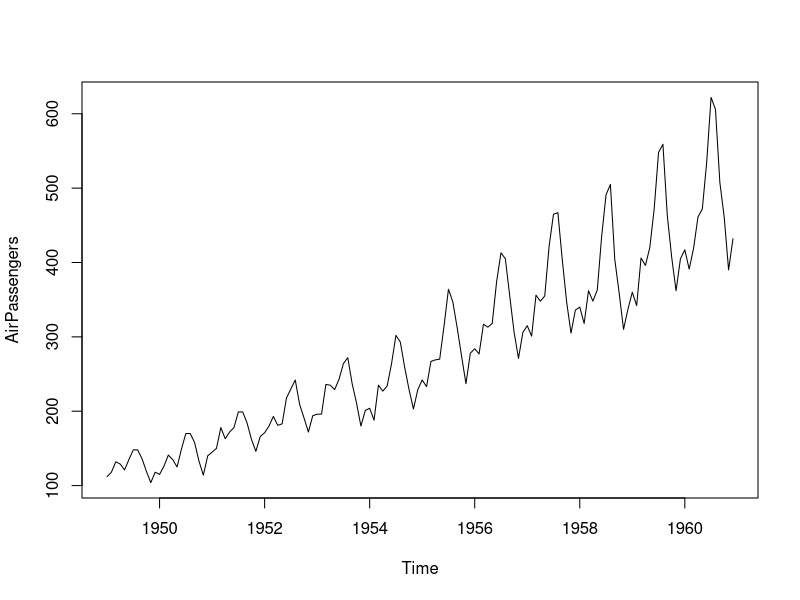
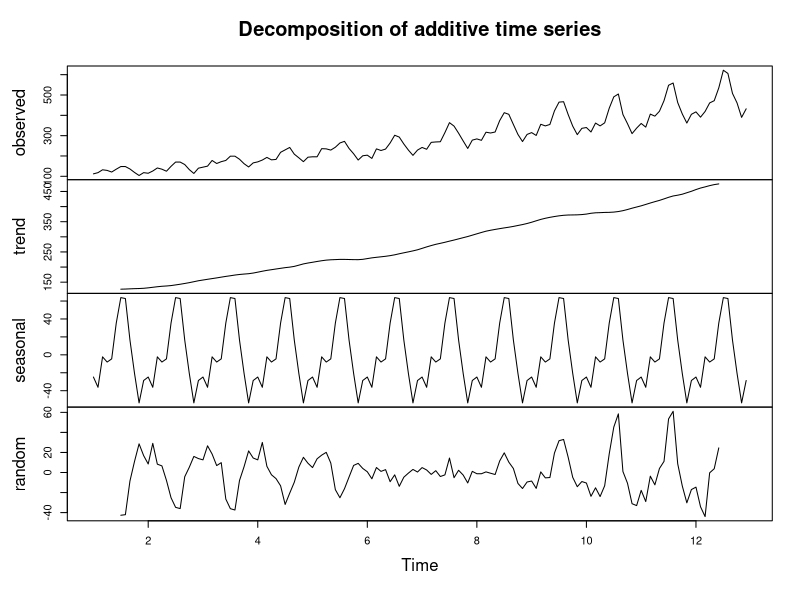
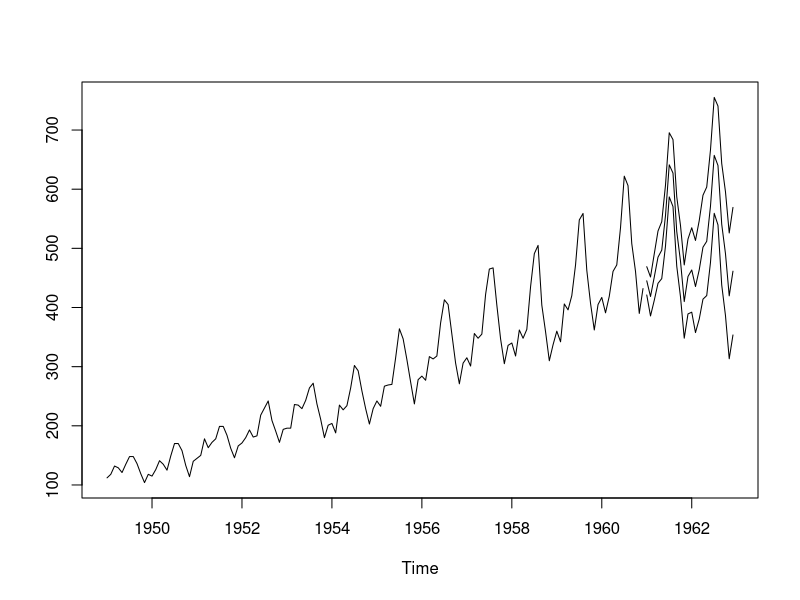

Recreate these plots in R, in order. (Note: this script raises an error after producing the figures.)
plot(AirPassengers)

apts <- ts(AirPassengers, frequency=12)
f <- decompose(apts)
plot(f)
fit <- arima(AirPassengers, order=c(1,0,0), list(order=c(2,1,0), period=12))
fore <- predict(fit, n.ahead=24)
U <- fore$pred + 2*fore$se
L <- fore$pred - 2*fore$se
ts.plot(AirPassengers, fore$pred, U, L)


seat <- as.zoo(log(UKDriverDeaths))
seat <- merge(y = seat, y1 = lag(seat, k = -1),
              y12 = lag(seat, k = -12), all = FALSE)

rr <- rollapply(seat, width = 36,
                FUN = function(z) coef(lm(y ~ y1 + y12, data = as.data.frame(z))),
                by.column = FALSE, align = "right")


seat <- NULL
rr <- NULL

tt <- as.Date("2000-01-01") + c(1, 2, 5, 6, 7, 8, 10)
z <- zoo(seq_along(tt), tt)
g <- zoo(, seq(start(z), end(z), "day"))

zm <- merge(z, g)
rollapply(zm, 3, mean, na.rm = TRUE, fill = NA)

tt <- NULL
z <- NULL
g <- NULL

L2 <- rep(list(-(2:0)), 10)

L2[5] <- list(NULL)
L2[7] <- list(0:1)


str(L2)

y <- 10 * seq(12); k <- 4; d <- 3

y <- timeSequence(from = "2001-01-01", to = "2009-01-01", by = "day")




